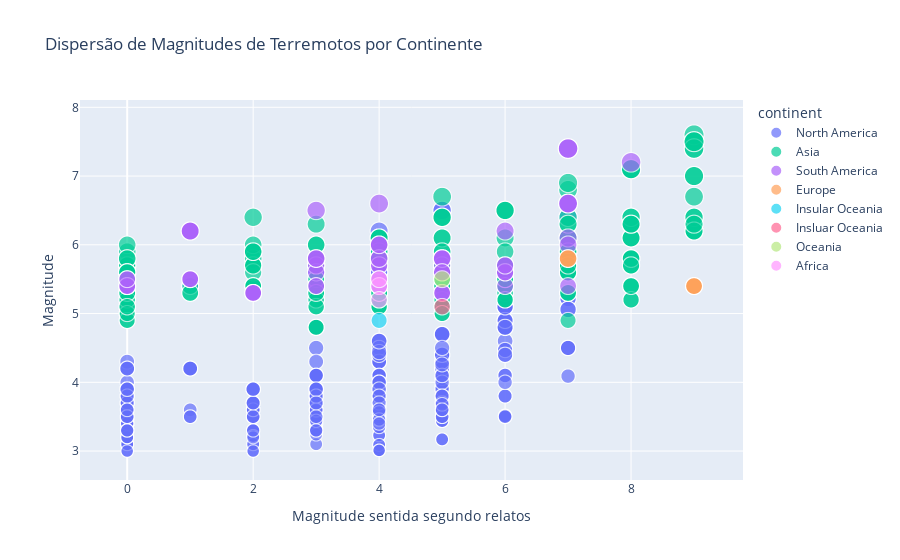

Notebook cell for this chart:
### Code cell
fig_scatter = px.scatter(
    df_dropped,
    x='cdi',  
    y='magnitude', 
    labels={
        'cdi': 'Magnitude sentida segundo relatos',
        'magnitude': 'Magnitude'
    },
    title='Dispersão de Magnitudes de Terremotos por Continente',
    color='continent', 
    size='magnitude', 
    hover_name='continent',  
    size_max=20 
)

fig_scatter.show()

### Figure 1 — Plotly figure (JSON) as saved in the notebook; plotly's stock layout.template omitted (floating-point values rounded to 4 significant figures; data arrays with more than 128 entries replaced by an {"elided": "..."} marker saying what was removed)
{"data": [{"hovertemplate": "<b>%{hovertext}</b><br><br>continent=North America<br>Magnitude sentida segundo relatos=%{x}<br>Magnitude=%{marker.size}<extra></extra>", "hovertext": {"elided": "446 str values"}, "legendgroup": "North America", "marker": {"color": "#636efa", "size": {"elided": "446 float values"}, "sizemode": "area", "sizeref": 0.019, "symbol": "circle"}, "mode": "markers", "name": "North America", "showlegend": true, "type": "scattergl", "x": {"elided": "446 int values"}, "xaxis": "x", "y": {"elided": "446 float values"}, "yaxis": "y"}, {"hovertemplate": "<b>%{hovertext}</b><br><br>continent=Asia<br>Magnitude sentida segundo relatos=%{x}<br>Magnitude=%{marker.size}<extra></extra>", "hovertext": {"elided": "333 str values"}, "legendgroup": "Asia", "marker": {"color": "#00cc96", "size": {"elided": "333 float values"}, "sizemode": "area", "sizeref": 0.019, "symbol": "circle"}, "mode": "markers", "name": "Asia", "showlegend": true, "type": "scattergl", "x": {"elided": "333 int values"}, "xaxis": "x", "y": {"elided": "333 float values"}, "yaxis": "y"}, {"hovertemplate": "<b>%{hovertext}</b><br><br>continent=South America<br>Magnitude sentida segundo relatos=%{x}<br>Magnitude=%{marker.size}<extra></extra>", "hovertext": ["South America", "South America", "South America", "South America", "South America", "South America", "South America", "South America", "South America", "South America", "South America", "South America", "South America", "South America", "South America", "South America", "South America", "South America", "South America", "South America", "South America", "South America", "South America", "South America", "South America", "South America", "South America", "South America", "South America", "South America", "South America", "South America", "South America", "South America", "South America", "South America", "South America", "South America", "South America", "South America", "South America", "South America", "South America", "South America", "South America", "South America", "South America", "South America", "South America", "South America", "South America", "South America", "South America", "South America", "South America", "South America", "South America", "South America", "South America", "South America", "South America", "South America", "South America", "South America", "South America", "South America", "South America", "South America", "South America", "South America", "South America", "South America", "South America", "South America", "South America"], "legendgroup": "South America", "marker": {"color": "#ab63fa", "size": [5.7, 5.7, 5.5, 7.4, 5.8, 5.4, 5.3, 5.4, 5.3, 5.4, 5.5, 5.8, 5.6, 5.5, 5.8, 6.6, 5.4, 6, 5.6, 5.3, 6.2, 6.2, 6.6, 5.7, 5.8, 5.7, 5.5, 7.4, 5.6, 5.8, 5.4, 5.4, 6.1, 7.2, 5.5, 6, 6.5, 5.3, 5.3, 6.6, 5.4, 5.6, 6.2, 5.5, 5.7, 5.8, 6, 5.6, 5.3, 6.2, 5.4, 5.8, 5.7, 5.5, 7.4, 5.8, 5.4, 5.3, 5.4, 5.3, 5.4, 5.5, 5.8, 5.6, 5.5, 6.6, 5.4, 6, 5.6, 5.3, 6.2, 6.2, 6.6, 5.7, 5.8], "sizemode": "area", "sizeref": 0.019, "symbol": "circle"}, "mode": "markers", "name": "South America", "showlegend": true, "type": "scattergl", "x": [4, 3, 4, 7, 5, 3, 2, 0, 2, 0, 0, 4, 6, 1, 5, 7, 4, 4, 5, 5, 1, 1, 7, 6, 3, 3, 4, 7, 3, 5, 4, 6, 7, 8, 4, 7, 3, 2, 2, 4, 0, 6, 6, 1, 5, 5, 4, 5, 5, 1, 7, 3, 4, 4, 7, 5, 3, 2, 0, 2, 0, 0, 4, 6, 1, 7, 4, 4, 5, 5, 1, 1, 7, 6, 3], "xaxis": "x", "y": [5.7, 5.7, 5.5, 7.4, 5.8, 5.4, 5.3, 5.4, 5.3, 5.4, 5.5, 5.8, 5.6, 5.5, 5.8, 6.6, 5.4, 6, 5.6, 5.3, 6.2, 6.2, 6.6, 5.7, 5.8, 5.7, 5.5, 7.4, 5.6, 5.8, 5.4, 5.4, 6.1, 7.2, 5.5, 6, 6.5, 5.3, 5.3, 6.6, 5.4, 5.6, 6.2, 5.5, 5.7, 5.8, 6, 5.6, 5.3, 6.2, 5.4, 5.8, 5.7, 5.5, 7.4, 5.8, 5.4, 5.3, 5.4, 5.3, 5.4, 5.5, 5.8, 5.6, 5.5, 6.6, 5.4, 6, 5.6, 5.3, 6.2, 6.2, 6.6, 5.7, 5.8], "yaxis": "y"}, {"hovertemplate": "<b>%{hovertext}</b><br><br>continent=Europe<br>Magnitude sentida segundo relatos=%{x}<br>Magnitude=%{marker.size}<extra></extra>", "hovertext": ["Europe", "Europe", "Europe", "Europe", "Europe", "Europe", "Europe"], "legendgroup": "Europe", "marker": {"color": "#FFA15A", "size": [5.8, 5.4, 5.4, 5.8, 5.4, 5.8, 5.4], "sizemode": "area", "sizeref": 0.019, "symbol": "circle"}, "mode": "markers", "name": "Europe", "showlegend": true, "type": "scattergl", "x": [7, 9, 9, 7, 9, 7, 9], "xaxis": "x", "y": [5.8, 5.4, 5.4, 5.8, 5.4, 5.8, 5.4], "yaxis": "y"}, {"hovertemplate": "<b>%{hovertext}</b><br><br>continent=Insular Oceania<br>Magnitude sentida segundo relatos=%{x}<br>Magnitude=%{marker.size}<extra></extra>", "hovertext": ["Insular Oceania"], "legendgroup": "Insular Oceania", "marker": {"color": "#19d3f3", "size": [4.9], "sizemode": "area", "sizeref": 0.019, "symbol": "circle"}, "mode": "markers", "name": "Insular Oceania", "showlegend": true, "type": "scattergl", "x": [4], "xaxis": "x", "y": [4.9], "yaxis": "y"}, {"hovertemplate": "<b>%{hovertext}</b><br><br>continent=Insluar Oceania<br>Magnitude sentida segundo relatos=%{x}<br>Magnitude=%{marker.size}<extra></extra>", "hovertext": ["Insluar Oceania"], "legendgroup": "Insluar Oceania", "marker": {"color": "#FF6692", "size": [5.1], "sizemode": "area", "sizeref": 0.019, "symbol": "circle"}, "mode": "markers", "name": "Insluar Oceania", "showlegend": true, "type": "scattergl", "x": [5], "xaxis": "x", "y": [5.1], "yaxis": "y"}, {"hovertemplate": "<b>%{hovertext}</b><br><br>continent=Oceania<br>Magnitude sentida segundo relatos=%{x}<br>Magnitude=%{marker.size}<extra></extra>", "hovertext": ["Oceania"], "legendgroup": "Oceania", "marker": {"color": "#B6E880", "size": [5.5], "sizemode": "area", "sizeref": 0.019, "symbol": "circle"}, "mode": "markers", "name": "Oceania", "showlegend": true, "type": "scattergl", "x": [5], "xaxis": "x", "y": [5.5], "yaxis": "y"}, {"hovertemplate": "<b>%{hovertext}</b><br><br>continent=Africa<br>Magnitude sentida segundo relatos=%{x}<br>Magnitude=%{marker.size}<extra></extra>", "hovertext": ["Africa", "Africa", "Africa"], "legendgroup": "Africa", "marker": {"color": "#FF97FF", "size": [5.4, 5.2, 5.5], "sizemode": "area", "sizeref": 0.019, "symbol": "circle"}, "mode": "markers", "name": "Africa", "showlegend": true, "type": "scattergl", "x": [4, 4, 4], "xaxis": "x", "y": [5.4, 5.2, 5.5], "yaxis": "y"}], "layout": {"autosize": true, "legend": {"itemsizing": "constant", "title": {"text": "continent"}, "tracegroupgap": 0}, "title": {"text": "Dispersão de Magnitudes de Terremotos por Continente"}, "xaxis": {"anchor": "y", "autorange": true, "domain": [0, 1], "range": [-0.8689, 9.91], "title": {"text": "Magnitude sentida segundo relatos"}, "type": "linear"}, "yaxis": {"anchor": "x", "autorange": true, "domain": [0, 1], "range": [2.361, 8.438], "title": {"text": "Magnitude"}, "type": "linear"}}}
